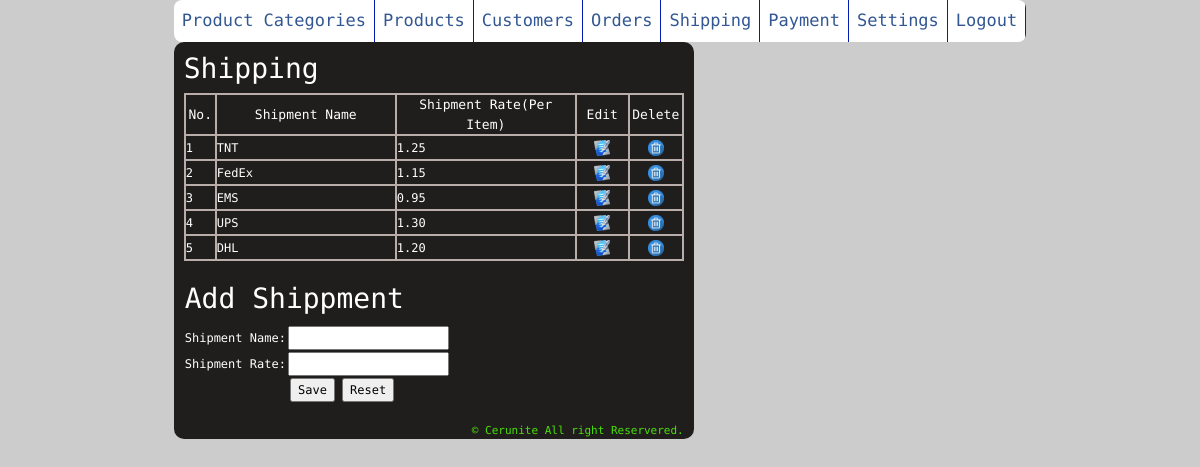
The app's page /admin/home.php?page=shipping (signed in), older data.
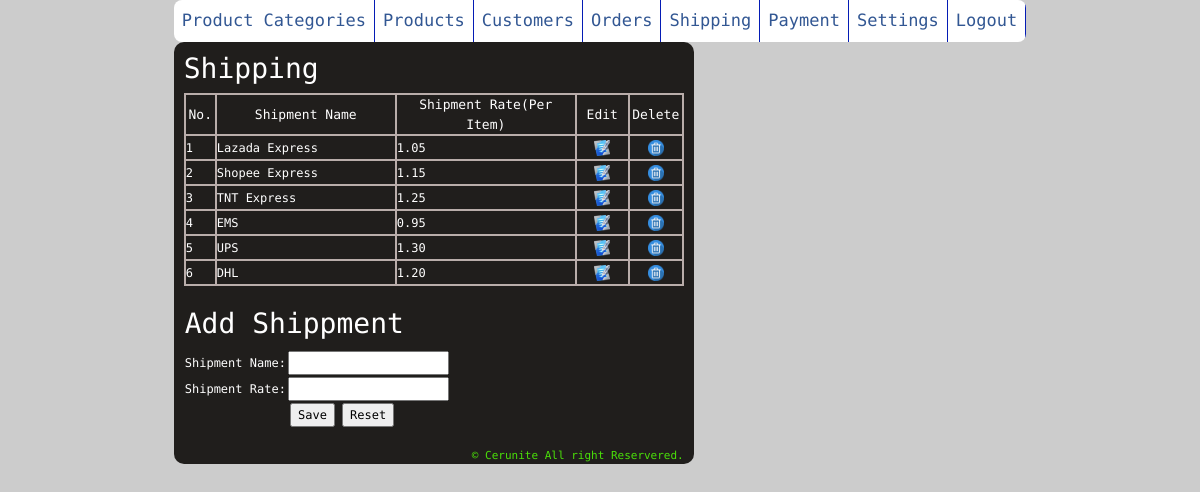
The same page, newer data.
### tables this page shows
CREATE TABLE `shipment` (
  `shipmentid` int(11) NOT NULL,
  `shipmentname` varchar(50) NOT NULL,
  `shipmentrate` decimal(10,2) NOT NULL
);

### admin/lib/function.php (called while the page is built, shortened)
<?
	function getData($sql){
		require('./config/connect.php');
		$result = mysqli_query($mydb, $sql);
		$i = 0;
		while($row = mysqli_fetch_array($result)){
			$data[$i++] = $row;
		}
		return $data;
	}
	function getRowCount($sql){
		require('./config/connect.php');
		$result = mysqli_query($mydb, $sql);
		$num = mysqli_num_rows($result);
		return $num;
	}
?>

### admin/shipping.php (the view, shortened to what this page needs)
<?
	require_once('lib/function.php');
	$sql = "SELECT * FROM shipment ORDER BY shipmentid desc";
	$rowcount = getRowCount($sql);
	$row = getData($sql);
?>
<h3>Shipping</h3>
<table cellpadding="0" cellspacing="0" width="500px" class="displaytable">
<tr class="titletext" align="center" height="20px">
    <td width="31">No.</td>
	<td width="180">Shipment Name</td>
	<td width="180">Shipment Rate(Per Item)</td>
	<td width="53">Edit</td>
	<td width="54">Delete</td>
  </tr>
<?
	for($i=0; $i < $rowcount; $i++){
?>
	<tr height="25px">
		<td><? echo($i + 1) ?></td>
		<td><? echo($row[$i][1]) ?></td>
		<td><? echo($row[$i][2]) ?></td>
		<td align="center">
            <a href="?page=shippingedit&id=<? echo($row[$i][0]) ?>">
                <img src="img/b_edit.png" width="16" height="16" />
            </a>
        </td>
		<td align="center"><a href="?page=shippingdelete&id=<? echo($row[$i][0]) ?>"  onClick="return confirm('Do you want to delete <? echo($row[$i][1]) ?> catogry?');"><img src="img/b_drop.png" width="16" height="16" /></a></td>
    </tr>
<?
	}
?>
</table>
<div class="space"></div>
<form action="?page=shipppingadd" method="post" onsubmit="return validship();">
<table>
<tr>
<td colspan="2"><h3>Add Shippment</h3></td>
</tr>
<tr>
<td>Shipment Name:</td>
<td><input type="text" name="name" id="name" /></td>
</tr>
<tr>
<td>Shipment Rate:</td>
<td><input type="text" name="rate" id="rate" /></td>
</tr>
<tr align="center">
<td colspan="2">
<input type="submit" value="Save" />
<input type="reset" value="Reset" />
</td>
</tr>
</table>
</form>
<div class="space"></div>

Row changes from the older to the newer data that the page shows:
removed shipment: shipmentname "FedEx", shipmentrate "1.15"
added shipment: shipmentname "Lazada Express", shipmentrate "1.05"
added shipment: shipmentname "Shopee Express", shipmentrate "1.15"
changed shipment: shipmentname "TNT" → "TNT Express"
